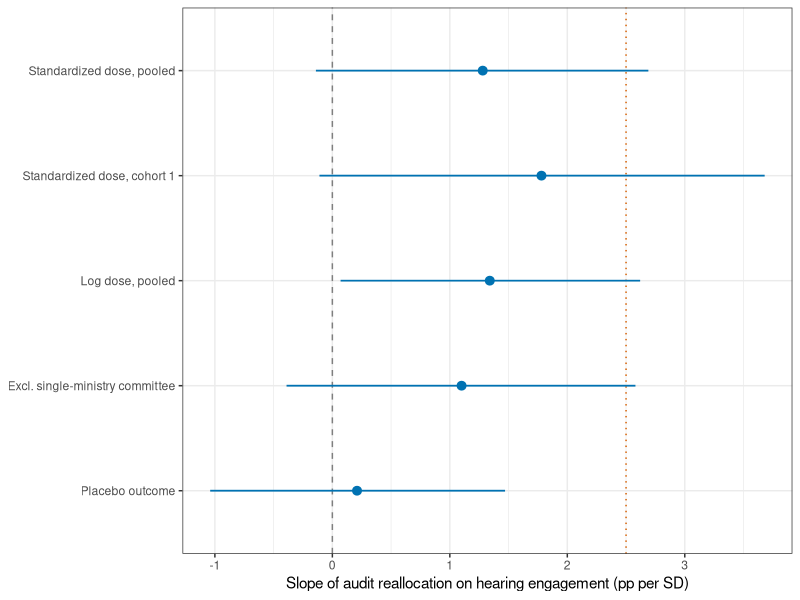
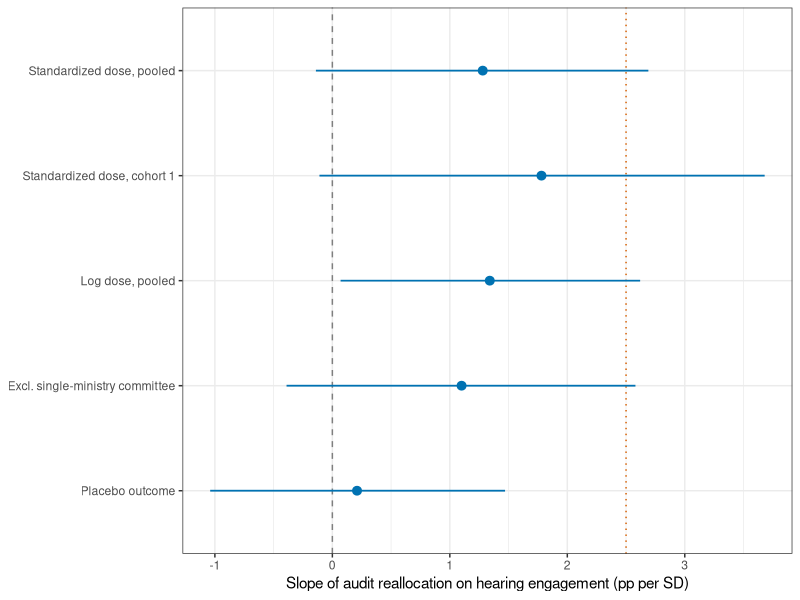

R code for these plots, in order:
# Auto-generated figure for article
# Reads KNA data from Sys.getenv("KBL_DATA").
# Figure 3: Within-opposition dose slopes across specifications
# Estimates (pp per SD or per unit, 95% CI) from replication pipeline
library(ggplot2)
dose <- data.frame(
  spec = c("Standardized dose, pooled", "Standardized dose, cohort 1",
           "Log dose, pooled", "Excl. single-ministry committee",
           "Placebo outcome"),
  b  = c(1.28, 1.78, 1.34, 1.10, 0.21),
  lo = c(-0.14, -0.11, 0.07, -0.39, -1.04),
  hi = c(2.69, 3.68, 2.62, 2.58, 1.47))
dose$spec <- factor(dose$spec, levels = rev(dose$spec))
ggplot(dose, aes(x = b, y = spec)) +
  geom_vline(xintercept = 0, linetype = "dashed", colour = "grey50") +
  geom_vline(xintercept = 2.5, linetype = "dotted", colour = "#D55E00") +
  geom_pointrange(aes(xmin = lo, xmax = hi), colour = "#0072B2",
                  linewidth = 0.6) +
  labs(x = "Slope of audit reallocation on hearing engagement (pp per SD)",
       y = NULL) +
  theme_bw(base_size = 11)
ggsave("articles/figures/2026-08-24_r27/fig_3.pdf", width = 7, height = 3.5)
